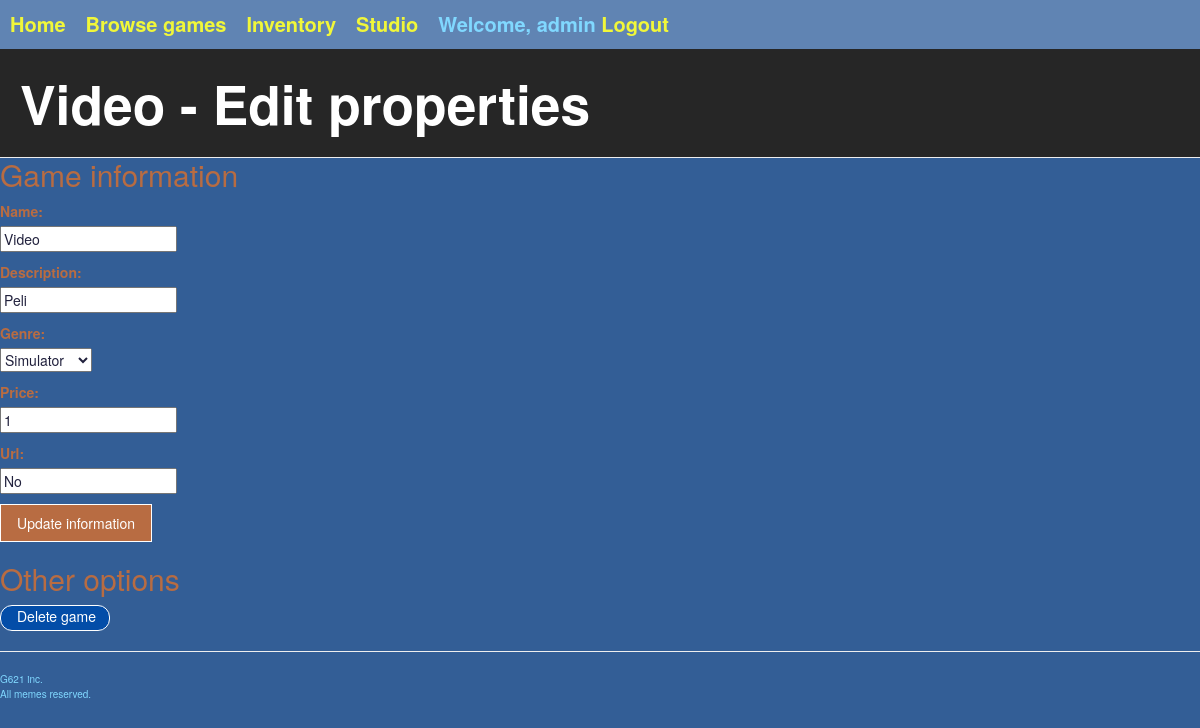
The page /studio/7/ (signed in) on the database its author committed.
### gameshop/models.py (models this page shows, shortened)
class Profile(models.Model):
    user = models.OneToOneField(User, on_delete=models.CASCADE)
    activated = models.BooleanField(default=False)
    link = models.CharField(max_length=50, default='')

class Game(models.Model):
    id = models.AutoField(auto_created=True, primary_key=True)
    name = models.CharField(max_length=50)
    description = models.TextField(max_length=500)
    genre = models.ForeignKey(Genre, on_delete=models.CASCADE)
    sales = models.IntegerField(default=0)
    price = models.IntegerField(default=0)
    owner = models.ForeignKey(Developer, on_delete=models.CASCADE)
    url = models.CharField(max_length=300, default='http://webcourse.cs.hut.fi/example_game.html')
    bought = models.ManyToManyField(Profile, blank=True, through="Game_state")

### gameshop/views.py (the view, shortened to what this page needs)
# urls.py: path('studio/<int:game_id>/', editgame),
@login_required(login_url='/login/')
def editgame(request, game_id=None):
    context = getUserContext(request.user)
    if not context['developer']:
        redirect('/login/')
    if request.method == "DELETE":
        game = get_object_or_404(Game, pk=game_id)
        if context["developer"].owns(game):
            game.delete()
            return redirect("/studio/")
        else:
            return Unauthorized()
    elif request.method == "GET":
        template = "gameshop/inventory/edit_game.html"
        game = getGame(game_id)
        if game: #Form has data if modifying existing game
            if context["developer"].owns(game):
                form = SubmitGameForm()
                form.fields["name"].initial = game.name
                form.fields["description"].initial = game.description
                form.fields["genre"].initial = game.genre
                form.fields["price"].initial = game.price
                form.fields["url"].initial = game.url
                context["game"] = game
                context["form"] = form
                return render(request, template, context)
        else: #If adding new game, blank form
            form = SubmitGameForm()
            context["form"] = form
            return render(request, template, context)
    return Http404()

### gameshop/forms.py
class SubmitGameForm(forms.Form):
    name = forms.CharField(max_length=50, required=True)
    description = forms.CharField(max_length=500, required=True)
    genre = forms.ModelChoiceField(queryset=Genre.objects.all())
    price = forms.IntegerField(required=True)
    url = forms.CharField(max_length=200, required=True)
    class Meta:
        model = Game
        fields = ('name', 'description', 'genre', 'price', 'url')

### gameshop/helpers.py (called while the page is built)
def getUserContext(user):
    if not user or user.is_anonymous:
        return { "profile": None, "developer": None }
    try:
        profile = Profile.objects.get(user=user)
    except Profile.DoesNotExist:
        profile = None
    try:
        developer = Developer.objects.get(profile=profile)
    except Developer.DoesNotExist:
        developer = None
    return { "profile": profile, "developer": developer }

def getGame(game_id):
    try:
        return Game.objects.get(id=game_id)
    except Game.DoesNotExist:
        return None

### gameshop/models.py (called while the page is built)
    def __str__(self):
        return self.name

    def owns(self, game):
        return game.owner == self

### gameshop/templates/gameshop/inventory/edit_game.html (shortened to what this page needs)
{% extends "gameshop/generic.html" %}
{% block script %}
  {% load staticfiles %}
{% endblock %}
{% block pageHeader %}
  <div class="page-header">
    <h1>
      {% if game %}
        {{ game.name }} - Edit properties
      {% else %}
        Submit a game
      {% endif %}
    </h1>
  </div>
{% endblock %}
{% block content %}
  <div class="edit-game-form">
    <h2>
      Game information
    </h2>
    <form action="" method="POST">
      {% for field in form %}
        <p>
        {{ field.label_tag }}<br>
        {{ field }}
        </p>
      {% endfor %}
      {% if game %}
        <button class="submit-game" type="submit">Update information</button>
      {% else %}
        <button class="submit-game" type="submit">Submit game</button>
      {% endif %}
    </form>
    {% if game %}
      <br>
      <h2>
        Other options
      </h2>
      <input class="play-now-button" id="{{game.id}}" type="button" onclick="delete_game(this.id)" value="Delete game"/>
    {% endif %}
  </div>
{% endblock %}

### gameshop/templates/gameshop/common/link_header.html
<div class="link-header">
  <div class="grid-container">
    <div class="grid-item1"><a href="/">Home</a></div>
    <div class="grid-item2"><a href="/shop/">Browse games</a></div>
    <div class="grid-item3"><a href="/inventory/">Inventory</a></div>
    {% if developer %}
      <div class="grid-item5"><a href="/studio/">Studio</a></div>
    {% endif %}
    {% if profile %}
      <div class="grid-login">
        Welcome, {{ profile.user.username }}
        <a href="/logout/">Logout</a>
      </div>
    {% else %}
      <div class="grid-login">
        <a href="/login/">Login</a>
      </div>
    {% endif %}
  </div>
</div>

### gameshop/static/css/gameshop.css (style rules this page uses)
:root { --page-bg: #335E96; --page-header-bg: #262626; --page-header-txt: #FFFFFF; --header-bg: #6084B3; --text: #80D8FF; --link: #F1F739; --head: #B86C42; --store-block-bg: #3E5573; --store-block-border: #FFFFFF; --shop-buy-button: #FFFFFF; --disabled: #727984; --disabled-bg: #c7c8c9; --buy-button-txt: #3a6041; --buy-button-bg: #06cc2d; --play-button-bg: #034da8; }
input, select, textarea, .submit { color: #21213d; }
.page-header { background-color: var(--page-header-bg); margin: 0; padding: 15px 15px 15px 20px; }
h1, h2, h3, h4, h5, h6, h7 { color: var(--head); margin-top: 0; }
.page-header h1, .page-header h1 a, .page-header h1 a:visited, .page-header h1 a:active { color: var(--page-header-txt); font-size: 40pt; font-weight: 900; margin-top: 10px; margin-bottom: 10px; }
.play-now-button, .submit-game, .shop_buy { background-color: var(--head); color: var(--shop-buy-button); display: inline-block; text-decoration: none; padding: 8px 16px; border: solid 1px var(--shop-buy-button); }
a { color: var(--link); }
form { color: var(--head); }
body { background-color: var(--page-bg); padding: 0; color: var(--text); }
.link-header { background-color: var(--header-bg); font-size: 15pt; padding: 10px; font-weight: bold; }
.grid-container { display: inline-grid; grid-template-areas: "item1 item2 item3 item4 item5" "login login login login login"; grid-column-gap: 20px; }
.play-now-button { background-color: var(--play-button-bg); color: var(--shop-buy-button); display: inline-block; text-decoration: none; padding-top: 0px; padding-bottom: 4px; border: solid 1px var(--shop-buy-button); border-radius: 12px; width:110px; }

### rows shown on the page
Profile: user.username "admin"
Game: name "Video", form "Video" "Peli" "Simulator" "1" "No"

### other values the page prints
{{ field.label_tag }} "Name:" "Description:" "Genre:" "Price:" "Url:"
